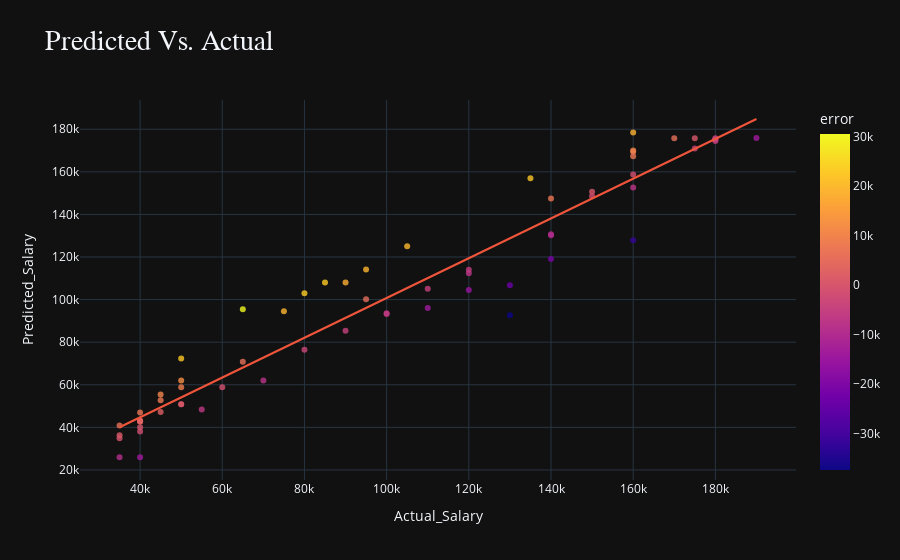

Write notebook code for a chart like this one.
### Code cell
fig = px.scatter(
    predected_df, 
    x = "Actual_Salary", 
    y = "Predicted_Salary",
    color = "error",
    opacity=0.8,
    title= "Predicted Vs. Actual",
    template="plotly_dark",
    trendline="ols"
    
)

fig.update_layout(
    title = {
        "font" :{
            "size" : 28,
            "family" : "tahoma"
        }
    }
)
iplot(fig)
